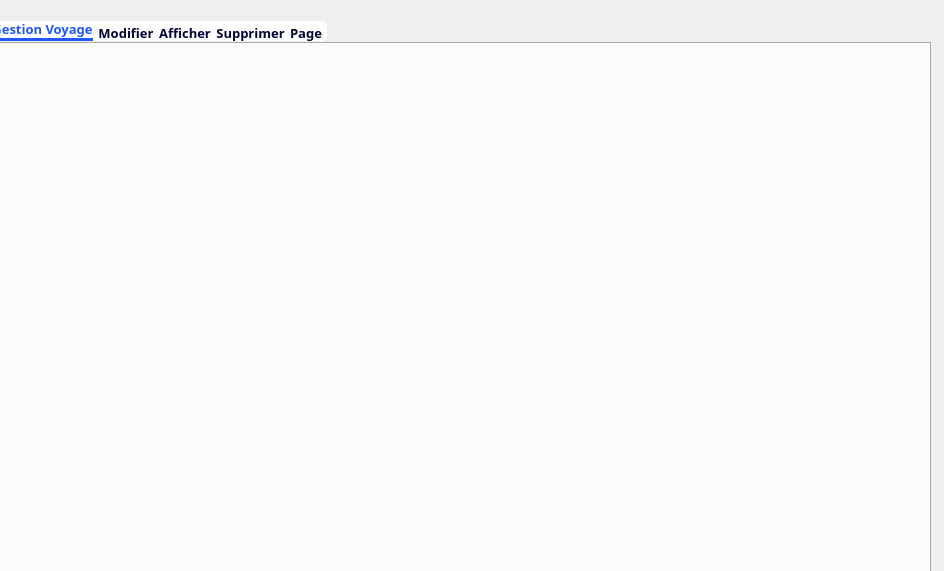
<?xml version="1.0" encoding="UTF-8"?>
<ui version="4.0">
 <class>Voyage</class>
 <widget class="QDialog" name="Voyage">
  <property name="geometry">
   <rect>
    <x>0</x>
    <y>0</y>
    <width>944</width>
    <height>571</height>
   </rect>
  </property>
  <property name="contextMenuPolicy">
   <enum>Qt::PreventContextMenu</enum>
  </property>
  <property name="windowTitle">
   <string>Dialog</string>
  </property>
  <widget class="QTabWidget" name="tabWidget">
   <property name="enabled">
    <bool>true</bool>
   </property>
   <property name="geometry">
    <rect>
     <x>-10</x>
     <y>20</y>
     <width>941</width>
     <height>591</height>
    </rect>
   </property>
   <property name="sizePolicy">
    <sizepolicy hsizetype="Expanding" vsizetype="Expanding">
     <horstretch>0</horstretch>
     <verstretch>0</verstretch>
    </sizepolicy>
   </property>
   <property name="font">
    <font>
     <family>Euclid Circular A</family>
     <pointsize>10</pointsize>
     <weight>75</weight>
     <bold>true</bold>
    </font>
   </property>
   <property name="mouseTracking">
    <bool>false</bool>
   </property>
   <property name="focusPolicy">
    <enum>Qt::TabFocus</enum>
   </property>
   <property name="contextMenuPolicy">
    <enum>Qt::DefaultContextMenu</enum>
   </property>
   <property name="layoutDirection">
    <enum>Qt::LeftToRight</enum>
   </property>
   <property name="autoFillBackground">
    <bool>false</bool>
   </property>
   <property name="styleSheet">
    <string notr="true">QTabWidget::pane{
position:absolute;
}
QTabWidget::tab-bar{
	bottom:1px;
	left:1.75px
}

QTabBar{
  background-color:white;
	border-radius:5px;
	margin-top:1px;
}

QTabBar::tab {
	color:rgb(1,3,52);
	border:none;
	min-width:9em;
	min-height:3em;
	margin-right:5px;

}
QTabBar::tab::hover,QTabBar::tab::selected{
	color:rgb(33,86,250);

}
QTabBar::tab::selected{
	border-bottom:4px solid rgb(33,86,250);
}
QTabBar::tab:!selected{
margin-top:4px;
}

</string>
   </property>
   <property name="tabPosition">
    <enum>QTabWidget::North</enum>
   </property>
   <property name="tabShape">
    <enum>QTabWidget::Rounded</enum>
   </property>
   <property name="currentIndex">
    <number>0</number>
   </property>
   <property name="elideMode">
    <enum>Qt::ElideNone</enum>
   </property>
   <property name="usesScrollButtons">
    <bool>true</bool>
   </property>
   <property name="documentMode">
    <bool>false</bool>
   </property>
   <property name="tabsClosable">
    <bool>false</bool>
   </property>
   <property name="movable">
    <bool>false</bool>
   </property>
   <property name="tabBarAutoHide">
    <bool>false</bool>
   </property>
   <widget class="QWidget" name="tab">
    <attribute name="title">
     <string>Gestion Voyage</string>
    </attribute>
    <widget class="QLabel" name="label">
     <property name="geometry">
      <rect>
       <x>0</x>
       <y>0</y>
       <width>951</width>
       <height>531</height>
      </rect>
     </property>
     <property name="text">
      <string/>
     </property>
     <property name="pixmap">
      <pixmap resource="resource.qrc">:/new/image/airport-terminal.jpg</pixmap>
     </property>
     <property name="scaledContents">
      <bool>true</bool>
     </property>
    </widget>
   </widget>
   <widget class="QWidget" name="tab_2">
    <attribute name="title">
     <string>Modifier</string>
    </attribute>
   </widget>
   <widget class="QWidget" name="tab_4">
    <attribute name="title">
     <string>Afficher</string>
    </attribute>
   </widget>
   <widget class="QWidget" name="tab_3">
    <attribute name="title">
     <string>Supprimer</string>
    </attribute>
   </widget>
   <widget class="QWidget" name="tab_5">
    <attribute name="title">
     <string>Page</string>
    </attribute>
   </widget>
  </widget>
 </widget>
 <resources>
  <include location="resource.qrc"/>
 </resources>
 <connections/>
</ui>
